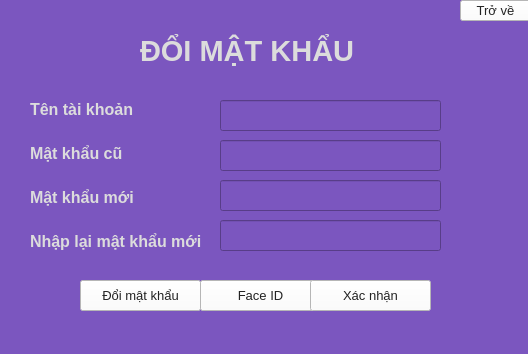
<?xml version="1.0" encoding="UTF-8"?>
<ui version="4.0">
 <class>MainWindow</class>
 <widget class="QMainWindow" name="MainWindow">
  <property name="geometry">
   <rect>
    <x>0</x>
    <y>0</y>
    <width>528</width>
    <height>354</height>
   </rect>
  </property>
  <property name="font">
   <font>
    <pointsize>6</pointsize>
   </font>
  </property>
  <property name="windowTitle">
   <string>MainWindow</string>
  </property>
  <property name="styleSheet">
   <string notr="true">background-color:rgb(123,86,191);
color:rgb(220,220,220);</string>
  </property>
  <widget class="QWidget" name="centralwidget">
   <widget class="QLineEdit" name="lineTenTK">
    <property name="geometry">
     <rect>
      <x>220</x>
      <y>100</y>
      <width>221</width>
      <height>31</height>
     </rect>
    </property>
    <property name="font">
     <font>
      <pointsize>18</pointsize>
     </font>
    </property>
    <property name="text">
     <string/>
    </property>
   </widget>
   <widget class="QLineEdit" name="lineMKCu">
    <property name="geometry">
     <rect>
      <x>220</x>
      <y>140</y>
      <width>221</width>
      <height>31</height>
     </rect>
    </property>
    <property name="font">
     <font>
      <pointsize>18</pointsize>
     </font>
    </property>
    <property name="text">
     <string/>
    </property>
    <property name="echoMode">
     <enum>QLineEdit::Password</enum>
    </property>
   </widget>
   <widget class="QLineEdit" name="lineMKMoi">
    <property name="geometry">
     <rect>
      <x>220</x>
      <y>180</y>
      <width>221</width>
      <height>31</height>
     </rect>
    </property>
    <property name="font">
     <font>
      <pointsize>18</pointsize>
     </font>
    </property>
    <property name="text">
     <string/>
    </property>
    <property name="echoMode">
     <enum>QLineEdit::Password</enum>
    </property>
   </widget>
   <widget class="QLabel" name="lbTenTK_2">
    <property name="geometry">
     <rect>
      <x>140</x>
      <y>30</y>
      <width>221</width>
      <height>41</height>
     </rect>
    </property>
    <property name="font">
     <font>
      <pointsize>22</pointsize>
      <weight>75</weight>
      <bold>true</bold>
     </font>
    </property>
    <property name="text">
     <string>ĐỔI MẬT KHẨU</string>
    </property>
   </widget>
   <widget class="QLineEdit" name="lineNhapLaiMKMoi">
    <property name="geometry">
     <rect>
      <x>220</x>
      <y>220</y>
      <width>221</width>
      <height>31</height>
     </rect>
    </property>
    <property name="font">
     <font>
      <pointsize>18</pointsize>
     </font>
    </property>
    <property name="text">
     <string/>
    </property>
    <property name="echoMode">
     <enum>QLineEdit::Password</enum>
    </property>
   </widget>
   <widget class="QWidget" name="layoutWidget">
    <property name="geometry">
     <rect>
      <x>30</x>
      <y>90</y>
      <width>181</width>
      <height>170</height>
     </rect>
    </property>
    <property name="font">
     <font>
      <family>Arial</family>
      <pointsize>12</pointsize>
      <weight>75</weight>
      <bold>true</bold>
     </font>
    </property>
    <layout class="QVBoxLayout" name="verticalLayout">
     <item>
      <widget class="QLabel" name="lbTenTK">
       <property name="font">
        <font>
         <family>Arial</family>
         <pointsize>12</pointsize>
         <weight>75</weight>
         <bold>true</bold>
        </font>
       </property>
       <property name="text">
        <string>Tên tài khoản</string>
       </property>
      </widget>
     </item>
     <item>
      <widget class="QLabel" name="lbMKCu">
       <property name="font">
        <font>
         <family>Arial</family>
         <pointsize>12</pointsize>
         <weight>75</weight>
         <bold>true</bold>
        </font>
       </property>
       <property name="text">
        <string>Mật khẩu cũ</string>
       </property>
      </widget>
     </item>
     <item>
      <widget class="QLabel" name="lbMKMoi">
       <property name="font">
        <font>
         <family>Arial</family>
         <pointsize>12</pointsize>
         <weight>75</weight>
         <bold>true</bold>
        </font>
       </property>
       <property name="text">
        <string>Mật khẩu mới</string>
       </property>
      </widget>
     </item>
     <item>
      <widget class="QLabel" name="lbNhaplaiMKMoi">
       <property name="font">
        <font>
         <family>Arial</family>
         <pointsize>12</pointsize>
         <weight>75</weight>
         <bold>true</bold>
        </font>
       </property>
       <property name="text">
        <string>Nhập lại mật khẩu mới</string>
       </property>
      </widget>
     </item>
    </layout>
   </widget>
   <widget class="QPushButton" name="btDoiMK">
    <property name="geometry">
     <rect>
      <x>80</x>
      <y>280</y>
      <width>121</width>
      <height>31</height>
     </rect>
    </property>
    <property name="font">
     <font>
      <pointsize>10</pointsize>
     </font>
    </property>
    <property name="styleSheet">
     <string notr="true">background-color:rgba(255, 255, 255, 255);
color:rgba(35, 35, 35);</string>
    </property>
    <property name="text">
     <string>Đổi mật khẩu</string>
    </property>
   </widget>
   <widget class="QPushButton" name="btDoiMK_2">
    <property name="geometry">
     <rect>
      <x>200</x>
      <y>280</y>
      <width>121</width>
      <height>31</height>
     </rect>
    </property>
    <property name="font">
     <font>
      <pointsize>10</pointsize>
     </font>
    </property>
    <property name="styleSheet">
     <string notr="true">background-color:rgba(255, 255, 255, 255);
color:rgba(35, 35, 35);</string>
    </property>
    <property name="text">
     <string>Face ID</string>
    </property>
   </widget>
   <widget class="QPushButton" name="btDoiMK_3">
    <property name="geometry">
     <rect>
      <x>310</x>
      <y>280</y>
      <width>121</width>
      <height>31</height>
     </rect>
    </property>
    <property name="font">
     <font>
      <pointsize>10</pointsize>
     </font>
    </property>
    <property name="styleSheet">
     <string notr="true">background-color:rgba(255, 255, 255, 255);
color:rgba(35, 35, 35);</string>
    </property>
    <property name="text">
     <string>Xác nhận</string>
    </property>
   </widget>
   <widget class="QPushButton" name="btDoiMK_4">
    <property name="geometry">
     <rect>
      <x>460</x>
      <y>0</y>
      <width>71</width>
      <height>21</height>
     </rect>
    </property>
    <property name="font">
     <font>
      <pointsize>10</pointsize>
     </font>
    </property>
    <property name="styleSheet">
     <string notr="true">background-color:rgba(255, 255, 255, 255);
color:rgba(35, 35, 35);</string>
    </property>
    <property name="text">
     <string>Trở về</string>
    </property>
   </widget>
  </widget>
  <widget class="QStatusBar" name="statusbar"/>
 </widget>
 <resources/>
 <connections/>
</ui>
